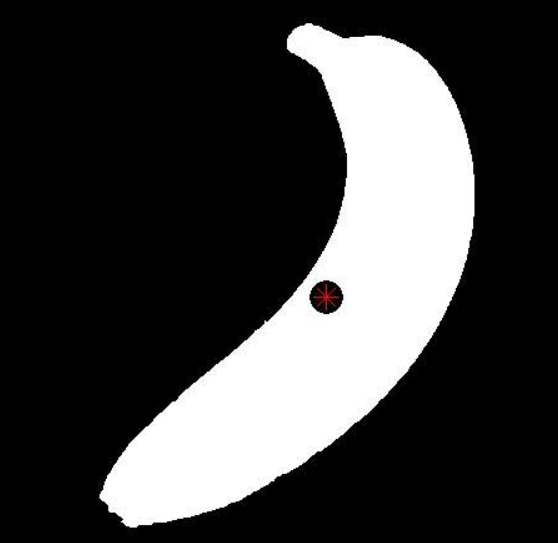
%> input picture code_matlab/2/banana.png, 558 x 543 px
$ octave hw2_3_5_use_function.m   (GNU Octave 9; MATLAB toolbox functions it lacks are replaced by stand-ins)
%> lines starting %> are read from the running program, lines starting %| are printed output that depends on the picture; in (x1, y1, x2, y2) boxes, pixels count from 0 and x2, y2 are one past the last pixel; in counts of white or black regions, pixels touching at a corner belong together; the program's own positions count from 1
I=imread('banana.png');
%> I is the input picture: size 543x558x3 uint8; mean R, G, B 62.5, 62.4, 62.4
bw=im2bw(I);
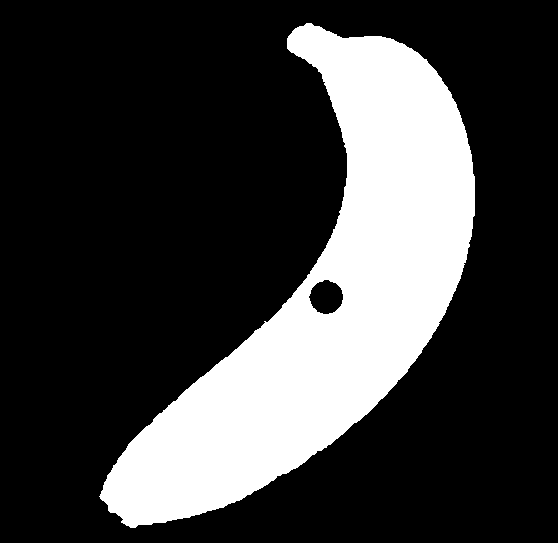
%> bw: size 543x558 logical; 24.5% white; 1 white region, box (x1, y1, x2, y2) and area: (99, 23, 475, 528) 74169
[r,c]=find(bw==1);
%> r = 74169 values from 24 to 528; c = 74169 values from 100 to 475
% 'a'是按面积算的最小矩形，如果按边长用'p'
[rectx,recty,area,perimeter] = minboundrect(c,r,'a');
imshow(bw);hold on
line(rectx,recty);
function [rectx,recty,area,perimeter] = minboundrect(x,y,metric)
%> called with metric = 'a'
% minboundrect: Compute the minimal bounding rectangle of points in the plane
% usage: [rectx,recty,area,perimeter] = minboundrect(x,y,metric)
%
% arguments: (input)
%  x,y - vectors of points, describing points in the plane as
%        (x,y) pairs. x and y must be the same lengths.
%
%  metric - (OPTIONAL) - single letter character flag which
%        denotes the use of minimal area or perimeter as the
%        metric to be minimized. metric may be either 'a' or 'p',
%        capitalization is ignored. Any other contraction of 'area'
%        or 'perimeter' is also accepted.
%
%        DEFAULT: 'a'    ('area')
%
% arguments: (output)
%  rectx,recty - 5x1 vectors of points that define the minimal
%        bounding rectangle.
%
%  area - (scalar) area of the minimal rect itself.
%
%  perimeter - (scalar) perimeter of the minimal rect as found
%
%
% Note: For those individuals who would prefer the rect with minimum
% perimeter or area, careful testing convinces me that the minimum area
% rect was generally also the minimum perimeter rect on most problems
% (with one class of exceptions). This same testing appeared to verify my
% assumption that the minimum area rect must always contain at least
% one edge of the convex hull. The exception I refer to above is for
% problems when the convex hull is composed of only a few points,
% most likely exactly 3. Here one may see differences between the
% two metrics. My thanks to Roger Stafford for pointing out this
% class of counter-examples.
%
% Thanks are also due to Roger for pointing out a proof that the
% bounding rect must always contain an edge of the convex hull, in
% both the minimal perimeter and area cases.
%
%
% Example usage:
%  x = rand(50000,1);
%  y = rand(50000,1);
%  tic,[rx,ry,area] = minboundrect(x,y);toc
%
%  Elapsed time is 0.105754 seconds.
%
%  [rx,ry]
%  ans =
%      0.99994  -4.2515e-06
%      0.99998      0.99999
%   2.6441e-05            1
%  -5.1673e-06   2.7356e-05
%      0.99994  -4.2515e-06
%
%  area
%  area =
%      0.99994
%
%
% See also: minboundcircle, minboundtri, minboundsphere
%
%
% Author: John D'Errico
% E-mail: woodchips@rochester.rr.com
% Release: 3.0
% Release date: 3/7/07

% default for metric
if (nargin<3) || isempty(metric)
  metric = 'a';
elseif ~ischar(metric)
  error 'metric must be a character flag if it is supplied.'
else
  % check for 'a' or 'p'
  metric = lower(metric(:)');
  ind = strmatch(metric,{'area','perimeter'});
  if isempty(ind)
    error 'metric does not match either ''area'' or ''perimeter'''
  end

  % just keep the first letter.
  metric = metric(1);
end

% preprocess data
x=x(:);
y=y(:);

% not many error checks to worry about
n = length(x);
%> n = 74169
if n~=length(y)
  error 'x and y must be the same sizes'
end

% start out with the convex hull of the points to
% reduce the problem dramatically. Note that any
% points in the interior of the convex hull are
% never needed, so we drop them.
if n>3
   edges = convhull(x,y);
%> edges = 60 values, max 74169 at index 28, min 1 at index 1, mean 42672.2
  %edges = convhull(x,y,{'Qt'});  % 'Pp' will silence the warnings

  % exclude those points inside the hull as not relevant
  % also sorts the points into their convex hull as a
  % closed polygon

  x = x(edges);
%> x = 60 values, max 475 at index 27, min 100 at index 1, mean 337.7
  y = y(edges);
%> y = 60 values, max 528 at index 53, min 24 at index 8, mean 271.8

  % probably fewer points now, unless the points are fully convex
  nedges = length(x) - 1;
%> nedges = 59
elseif n>1
  % n must be 2 or 3
  nedges = n;
  x(end+1) = x(1);
  y(end+1) = y(1);
else
  % n must be 0 or 1
  nedges = n;
end

% now we must find the bounding rectangle of those
% that remain.

% special case small numbers of points. If we trip any
% of these cases, then we are done, so return.
switch nedges
  case 0
    % empty begets empty
    rectx = [];
    recty = [];
    area = [];
    perimeter = [];
    return
  case 1
    % with one point, the rect is simple.
    rectx = repmat(x,1,5);
    recty = repmat(y,1,5);
    area = 0;
    perimeter = 0;
    return
  case 2
    % only two points. also simple.
    rectx = x([1 2 2 1 1]);
    recty = y([1 2 2 1 1]);
    area = 0;
    perimeter = 2*sqrt(diff(x).^2 + diff(y).^2);
    return
end
% 3 or more points.

% will need a 2x2 rotation matrix through an angle theta
Rmat = @(theta) [cos(theta) sin(theta);-sin(theta) cos(theta)];

% get the angle of each edge of the hull polygon.
ind = 1:(length(x)-1);
%> ind = 59 values from 1 to 59
edgeangles = atan2(y(ind+1) - y(ind),x(ind+1) - x(ind));
%> edgeangles = 59 values, max 3.14 at index 53, min -2.68 at index 54, mean 0.965
% move the angle into the first quadrant.
edgeangles = unique(mod(edgeangles,pi/2));
%> edgeangles = 49 values from 0 to 1.44

% now just check each edge of the hull
nang = length(edgeangles);
%> nang = 49
area = inf;
perimeter = inf;
met = inf;
xy = [x,y];
%> xy = 60 rows, first 12: [100 497; 105 483; 288 39; 289 37; 293 32; 296 29; 300 27; 307 24; 312 24; 382 37; 391 39; 394 40]
for i = 1:nang
  % rotate the data through -theta
  rot = Rmat(-edgeangles(i));
  xyr = xy*rot;
  xymin = min(xyr,[],1);
  xymax = max(xyr,[],1);

  % The area is simple, as is the perimeter
  A_i = prod(xymax - xymin);
  P_i = 2*sum(xymax-xymin);

  if metric=='a'
    M_i = A_i;
  else
    M_i = P_i;
  end

  % new metric value for the current interval. Is it better?
  if M_i<met
    % keep this one
    met = M_i;
    area = A_i;
    perimeter = P_i;

    rect = [xymin;[xymax(1),xymin(2)];xymax;[xymin(1),xymax(2)];xymin];
    rect = rect*rot';
    rectx = rect(:,1);
    recty = rect(:,2);
  end
end
%> this loop made 49 passes
%> (rot, xymin, xymax, A_i, P_i, M_i, met, area) on passes 3, 4, 8, 10: ([0.983 -0.183; 0.183 0.983], [189.1 -33.37], [507.3 495.2], 168231.2, 1693.7, 168231.2, 168231.2, 168231.2), ([0.981 -0.196; 0.196 0.981], [195.5 -38.63], [509.3 492.1], 166523.1, 1689, 166523.1, 166523.1, 166523.1), ([0.949 -0.316; 0.316 0.949], [252 -86.65], [525.6 459.5], 149385.5, 1639.3, 149385.5, 149385.5, 149385.5), ([0.925 -0.381; 0.381 0.925], [281.1 -113.2], [532.5 438.2], 138623.1, 1605.6, 138623.1, 138623.1, 138623.1)
%> (rot, xymin, xymax, A_i, P_i, M_i, met, area) on passes 2, 5, 6, 9: ([0.99 -0.141; 0.141 0.99], [169.3 -20.36], [500.8 504.2], 173877.9, 1712, 173877.9, 173877.9, 173877.9), ([0.976 -0.217; 0.217 0.976], [205.4 -46.75], [512.4 487], 163840.4, 1681.4, 163840.4, 163840.4, 163840.4), ([0.974 -0.225; 0.225 0.974], [209.2 -49.92], [513.5 485], 162787.8, 1678.5, 162787.8, 162787.8, 162787.8), ([0.942 -0.336; 0.336 0.942], [261.3 -94.85], [528 453.2], 146129.9, 1629.3, 146129.9, 146129.9, 146129.9)
%> `[rectx,recty,area,perimeter] = minboundrect(c,r,'a');`: rectx = [303; 535.5; 325.4; 92.92; 303]; recty = [2.51; 98.31; 608.1; 512.3; 2.51]; area = 138623.1; perimeter = 1605.6
%> `line(rectx,recty);`:
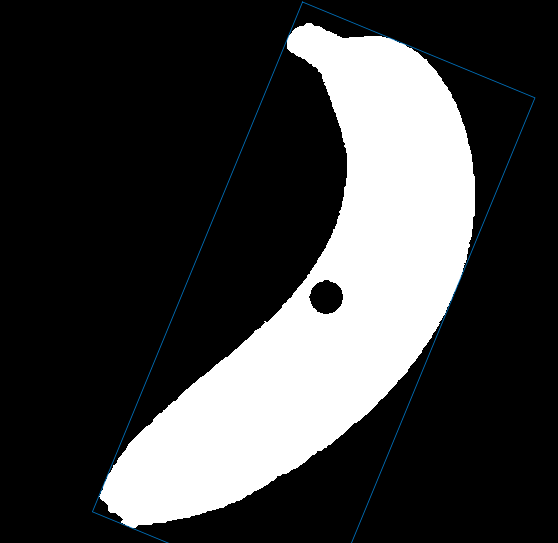
%> figure redrawn from the program's plot data
% get the final rect

% all done

end % mainline end
